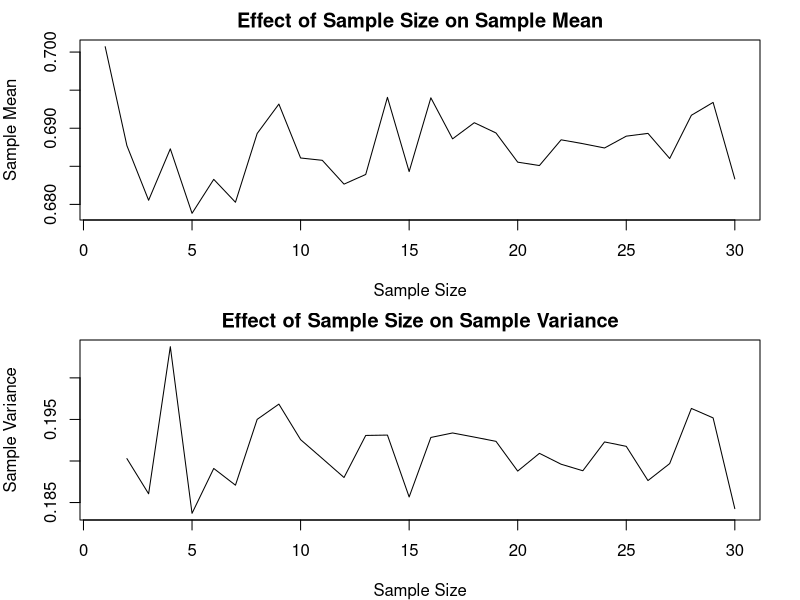

R code for this plot:
# Population data
population_data <- c(0.36703622,0.083820107,0.407811207,0.623723315,0.122541081,0.664811927,
                     0.808628649,0.831596406,0.584586786,0.781170812,0.705272944,0.681978669,
                     0.912648857,0.183692384,0.879385531,0.898161894,0.704902306,0.363847071,
                     0.682949038,0.178318563,0.914322802,0.22139028,0.584959799,0.025899218,
                     0.759413757,0.290838373,0.344625872,0.146728159,0.434259845,0.825635747,
                     0.877437676,0.4121087,0.264382427,0.685754176,0.660046626,0.756373998,
                     0.384730741,0.024426668,0.933247597,0.459935254,0.860564122,0.843750438,
                     0.837812653,0.368538935,0.365608146,0.598692138,0.645100451,0.286170915,
                     0.100633319,0.020493073,0.144519054,0.323566736,0.032879142,0.7126614,
                     0.431015912,0.39325928,0.089865637,0.80678593,0.901769572,0.800217984,
                     0.114374705,0.165539935,0.77269107,0.368828581,0.86794168,0.611204236,
                     0.240452875,0.796184467,0.532539127,0.197091594,0.841097566,0.216167751,
                     0.5847364,0.239675145,0.878289601,0.619612568,0.140479471,0.227472005,
                     0.763691489,0.847116022,0.538683451,0.873189121,0.922359841,0.291103743,
                     0.485815964,0.382886597,0.923060351,0.91387604,0.713451685,0.340681564,
                     0.329327118,0.767346548,0.772622881,0.341967221,0.325087601,0.394353787,
                     0.54421423,0.682233395,0.804229253,0.454378797,2.421196534,0.371857433,
                     0.875098508,1.021057012,0.619550335,0.338184159,0.683179917,1.571884551,
                     1.026729685,0.591665419,1.370706086,1.053699246,1.512267476,1.240229648,
                     0.71443175,0.939191563,1.271251823,0.659018473,0.428495901,1.349718936,
                     0.522038932,0.55918501,0.981591816,0.187062815,1.718375867,0.689610544,
                     1.191933503,0.580318667,0.330186751,0.884516804,0.483936346,0.295392129,
                     0.63092201,2.477658446,0.37584744,0.428355737,0.437121059,1.13697221,
                     1.373810178,0.694163441,0.338601675,0.291954421,2.238518937,0.283135996,
                     0.323399296,0.425145545,0.665178714,1.067177232,0.504847145,1.16451887,
                     0.895035507,0.488398083,0.2554066,0.866292414,0.77941821,1.082718566,
                     0.428597469,1.152256344,1.877240132,0.882372417,1.992086865,0.854710099,
                     2.117402459,0.266036504,0.91243438,0.579854938,1.015080526,0.315305921,
                     0.311014909,0.544814142,0.327767061,0.723510655,0.513791839,0.909560467,
                     0.4772203,0.40418277,0.604362619,0.883781655,1.637588509,0.648991627,
                     0.551750127,0.906466141,0.591294142,0.283921341,0.469263791,1.159600849,
                     0.1631744,0.824793124,1.494246925,1.250664381,0.98279834,1.207382735,
                     0.507344888,0.612764137,0.888498034,0.549750492,1.586965382,0.504461532,
                     0.618923392,1.379431639)

# Number of iterations
num_iterations <- 1000

# Initialize vectors to store results
sample_means <- matrix(NA, nrow = num_iterations, ncol = 30)
sample_variances <- matrix(NA, nrow = num_iterations, ncol = 30)

# Set seed for reproducibility
set.seed(123)

# Loop over sample sizes
for (sample_size in 1:30) {
   # Loop over iterations
   for (iter in 1:num_iterations) {
      # Randomly sample from the population
      sample_data <- sample(population_data, size = sample_size, replace = TRUE)
      
      # Calculate sample mean and variance
      sample_means[iter, sample_size] <- mean(sample_data)
      sample_variances[iter, sample_size] <- var(sample_data)
   }
}

# Create figures
par(mfrow = c(2, 1), mar = c(4, 4, 2, 2))  # 2 rows, 1 column

# Plot sample means
plot(1:30, colMeans(sample_means, na.rm = TRUE), type = "l", xlab = "Sample Size", ylab = "Sample Mean", main = "Effect of Sample Size on Sample Mean")

# Plot sample variances
plot(1:30, colMeans(sample_variances, na.rm = TRUE), type = "l", xlab = "Sample Size", ylab = "Sample Variance", main = "Effect of Sample Size on Sample Variance")
